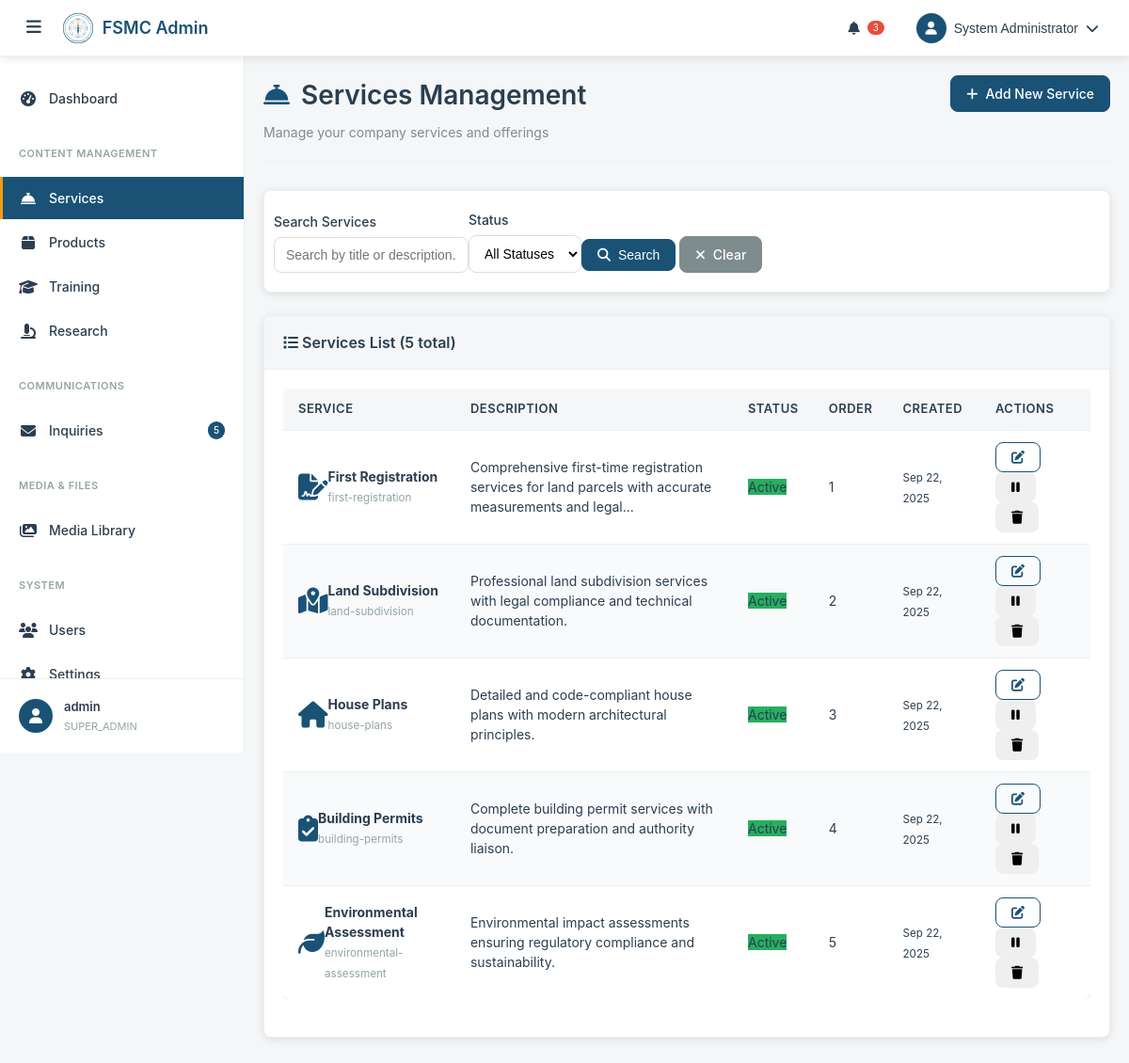
Screenshot of /admin/services.php (signed in) with the database file from the repository.
### tables this page shows
CREATE TABLE services (
    id INT PRIMARY KEY AUTO_INCREMENT,
    title VARCHAR(200) NOT NULL,
    slug VARCHAR(200) UNIQUE NOT NULL,
    description TEXT NOT NULL,
    short_description VARCHAR(500),
    icon VARCHAR(100),
    languages JSON,
    price DECIMAL(10,2),
    duration VARCHAR(100),
    features JSON,
    image VARCHAR(255),
    gallery JSON,
    status ENUM('active', 'inactive', 'draft') DEFAULT 'active',
    sort_order INT DEFAULT 0,
    meta_title VARCHAR(200),
    meta_description VARCHAR(300),
    created_at TIMESTAMP DEFAULT CURRENT_TIMESTAMP,
    updated_at TIMESTAMP DEFAULT CURRENT_TIMESTAMP ON UPDATE CURRENT_TIMESTAMP
);

### admin/services.php (the view, shortened to what the rows shown need)
<?php
require_once 'config/config.php';
$pageTitle = 'Services Management';
$pageIcon = 'fas fa-concierge-bell';
$page = max(1, intval($_GET['page'] ?? 1));
$limit = DEFAULT_PAGE_SIZE;
$offset = ($page - 1) * $limit;
$whereConditions = [];
$params = [];
$whereClause = !empty($whereConditions) ? 'WHERE ' . implode(' AND ', $whereConditions) : '';
$servicesQuery = "SELECT id, title, slug, short_description, icon, status, sort_order, created_at, updated_at
                  FROM services $whereClause
                  ORDER BY sort_order ASC, created_at DESC
                  LIMIT $limit OFFSET $offset";
$services = dbGetRows($servicesQuery, $params);
include 'includes/header.php';
?>
<div class="card">
    <div class="card-body">
        <?php if (empty($services)): ?>
            <div class="text-center py-4">
                <i class="fas fa-concierge-bell fa-3x text-muted mb-3"></i>
                <h5 class="text-muted">No services found</h5>
                <p class="text-muted">Start by adding your first service.</p>
                <a href="service_edit.php" class="btn btn-primary">
                    <i class="fas fa-plus"></i> Add New Service
                </a>
            </div>
        <?php else: ?>
            <div class="table-responsive">
                <table class="table table-striped">
                    <thead>
                        <tr>
                            <th>Service</th>
                            <th>Description</th>
                            <th>Status</th>
                            <th>Order</th>
                            <th>Created</th>
                            <th>Actions</th>
                        </tr>
                    </thead>
                    <tbody>
                        <?php foreach ($services as $service): ?>
                        <tr>
                            <td>
                                <div class="d-flex align-items-center">
                                    <?php if ($service['icon']): ?>
                                        <i class="<?php echo htmlspecialchars($service['icon']); ?> fa-2x text-primary me-3"></i>
                                    <?php endif; ?>
                                    <div>
                                        <strong><?php echo htmlspecialchars($service['title']); ?></strong><br>
                                        <small class="text-muted"><?php echo htmlspecialchars($service['slug']); ?></small>
                                    </div>
                                </div>
                            </td>
                            <td>
                                <p class="mb-0">
                                    <?php
                                    $description = $service['short_description'] ?: $service['description'] ?? '';
                                    echo htmlspecialchars(substr($description, 0, 100)) . (strlen($description) > 100 ? '...' : '');
                                    ?>
                                </p>
                            </td>
                            <td>
                                <span class="badge badge-<?php
                                    echo $service['status'] === 'active' ? 'success' :
                                        ($service['status'] === 'inactive' ? 'secondary' : 'warning');
                                ?>">
                                    <?php echo ucfirst($service['status']); ?>
                                </span>
                            </td>
                            <td>
                                <span class="badge badge-info"><?php echo $service['sort_order']; ?></span>
                            </td>
                            <td>
                                <small><?php echo date('M j, Y', strtotime($service['created_at'])); ?></small>
                            </td>
                            <td>
                                <div class="btn-group btn-group-sm">
                                    <a href="service_edit.php?id=<?php echo $service['id']; ?>"
                                       class="btn btn-outline-primary" title="Edit">
                                        <i class="fas fa-edit"></i>
                                    </a>
                                    <form method="POST" style="display: inline;"
                                          action="services.php?action=toggle_status&id=<?php echo $service['id']; ?>">
                                        <button type="submit"
                                                class="btn btn-outline-<?php echo $service['status'] === 'active' ? 'warning' : 'success'; ?>"
                                                title="<?php echo $service['status'] === 'active' ? 'Deactivate' : 'Activate'; ?>">
                                            <i class="fas fa-<?php echo $service['status'] === 'active' ? 'pause' : 'play'; ?>"></i>
                                        </button>
                                    </form>
                                    <button type="button"
                                            class="btn btn-outline-danger btn-delete"
                                            data-url="services.php?action=delete&id=<?php echo $service['id']; ?>"
                                            data-name="<?php echo htmlspecialchars($service['title']); ?>"
                                            title="Delete">
                                        <i class="fas fa-trash"></i>
                                    </button>
                                </div>
                            </td>
                        </tr>
                        <?php endforeach; ?>
                    </tbody>
                </table>
            </div>
        <?php endif; ?>
    </div>
</div>
<?php include 'includes/footer.php'; ?>

### admin/includes/header.php (shortened to what the rows shown need)
<?php
$currentUser = getCurrentUser();
?>
<!DOCTYPE html>
<html lang="en">
<head>
    <link rel="stylesheet" href="https://cdnjs.cloudflare.com/ajax/libs/font-awesome/6.7.2/css/all.min.css">
    <link rel="stylesheet" href="assets/css/admin.css">
</head>
<body class="admin-body">
    <nav class="top-nav">
        <div class="nav-right">
            <div class="nav-item dropdown" id="userDropdown">
                <button class="nav-btn user-btn" data-toggle="dropdown">
                    <div class="user-avatar">
                        <i class="fas fa-user"></i>
                    </div>
                    <span class="user-name"><?php echo htmlspecialchars($currentUser['full_name']); ?></span>
                    <i class="fas fa-chevron-down"></i>
                </button>
            </div>
        </div>
    </nav>
    <aside class="sidebar" id="sidebar">
        <div class="sidebar-footer">
            <div class="sidebar-user">
                <div class="user-info">
                    <div class="user-name"><?php echo htmlspecialchars($currentUser['username']); ?></div>
                    <div class="user-role"><?php echo htmlspecialchars($currentUser['role']); ?></div>
                </div>
            </div>
        </div>
    </aside>
    <main class="main-content" id="mainContent">
        <div class="content-wrapper">
            <?php if (isset($pageTitle)): ?>
            <div class="page-header">
                <div class="page-header-content">
                    <h1 class="page-title">
                        <?php if (isset($pageIcon)): ?>
                            <i class="<?php echo $pageIcon; ?>"></i>
                        <?php endif; ?>
                        <?php echo htmlspecialchars($pageTitle); ?>
                    </h1>
                </div>
            </div>
            <?php endif; ?>
            <div class="page-content">

### rows the page displays
services: title "First Registration", slug "first-registration", short_description "Comprehensive first-time registration services for land parcels with accurate measurements and legal", status "Active", sort_order "1", created_at "Sep 22, 2025"
services: title "Land Subdivision", slug "land-subdivision", short_description "Professional land subdivision services with legal compliance and technical documentation.", status "Active", sort_order "2", created_at "Sep 22, 2025"
services: title "House Plans", slug "house-plans", short_description "Detailed and code-compliant house plans with modern architectural principles.", status "Active", sort_order "3", created_at "Sep 22, 2025"
services: title "Building Permits", slug "building-permits", short_description "Complete building permit services with document preparation and authority liaison.", status "Active", sort_order "4", created_at "Sep 22, 2025"
services: title "Environmental Assessment", slug "environmental-assessment", short_description "Environmental impact assessments ensuring regulatory compliance and sustainability.", status "Active", sort_order "5", created_at "Sep 22, 2025"

### other values shown
$currentUser['full_name'] "System Administrator"
$currentUser['username'] "admin"
$currentUser['role'] "SUPER_ADMIN"
$pageTitle "Services Management"
$pageDescription "Manage your company services and offerings"
$totalServices "5"
